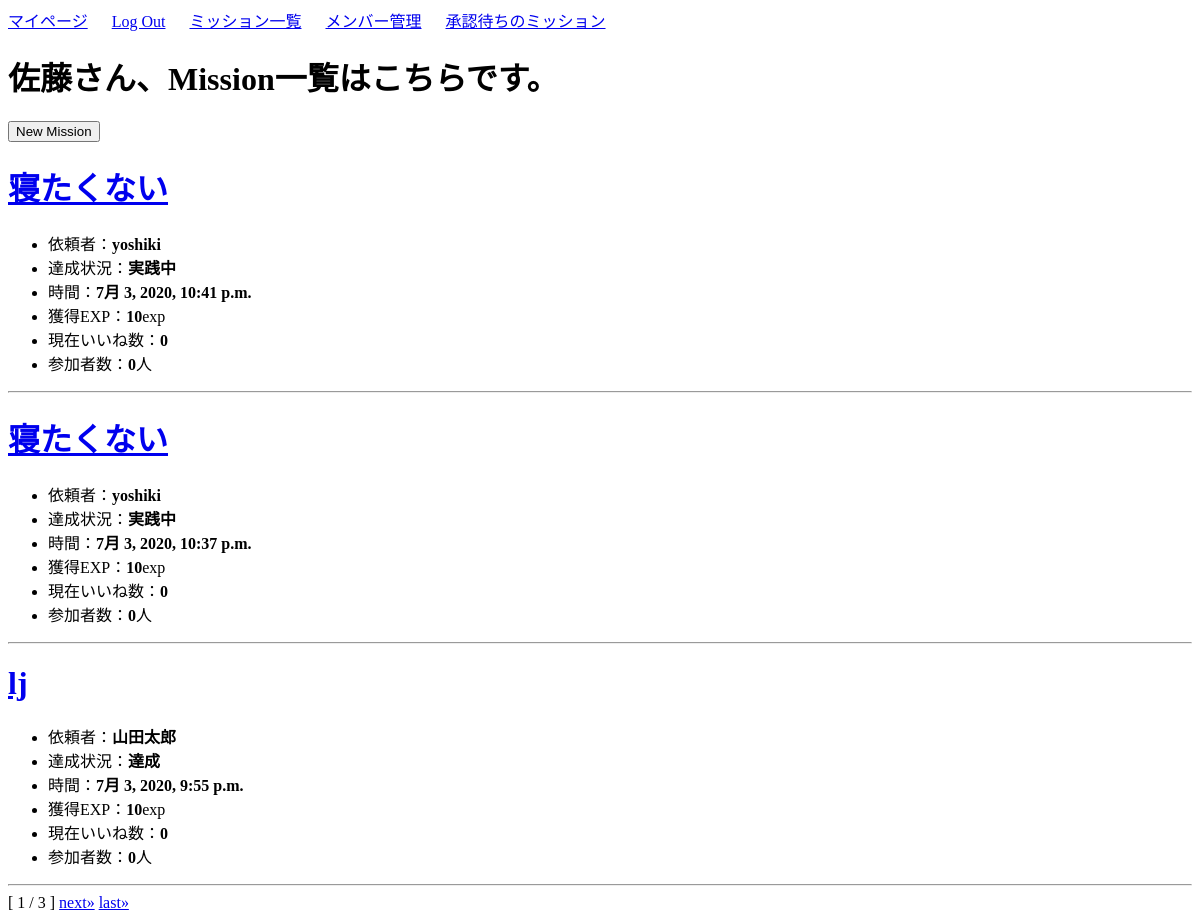
The app's page /mission/home/ (signed in), older data.
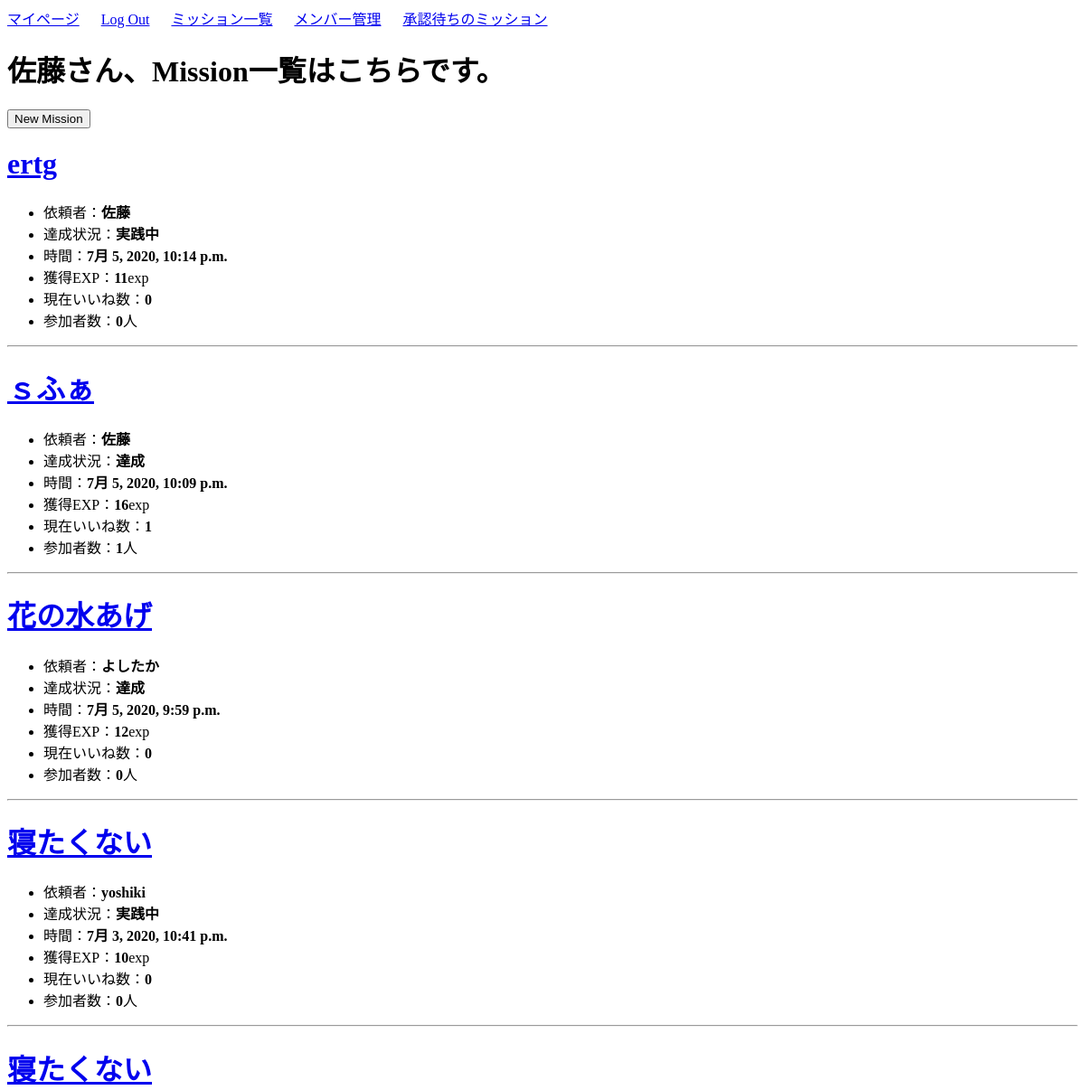
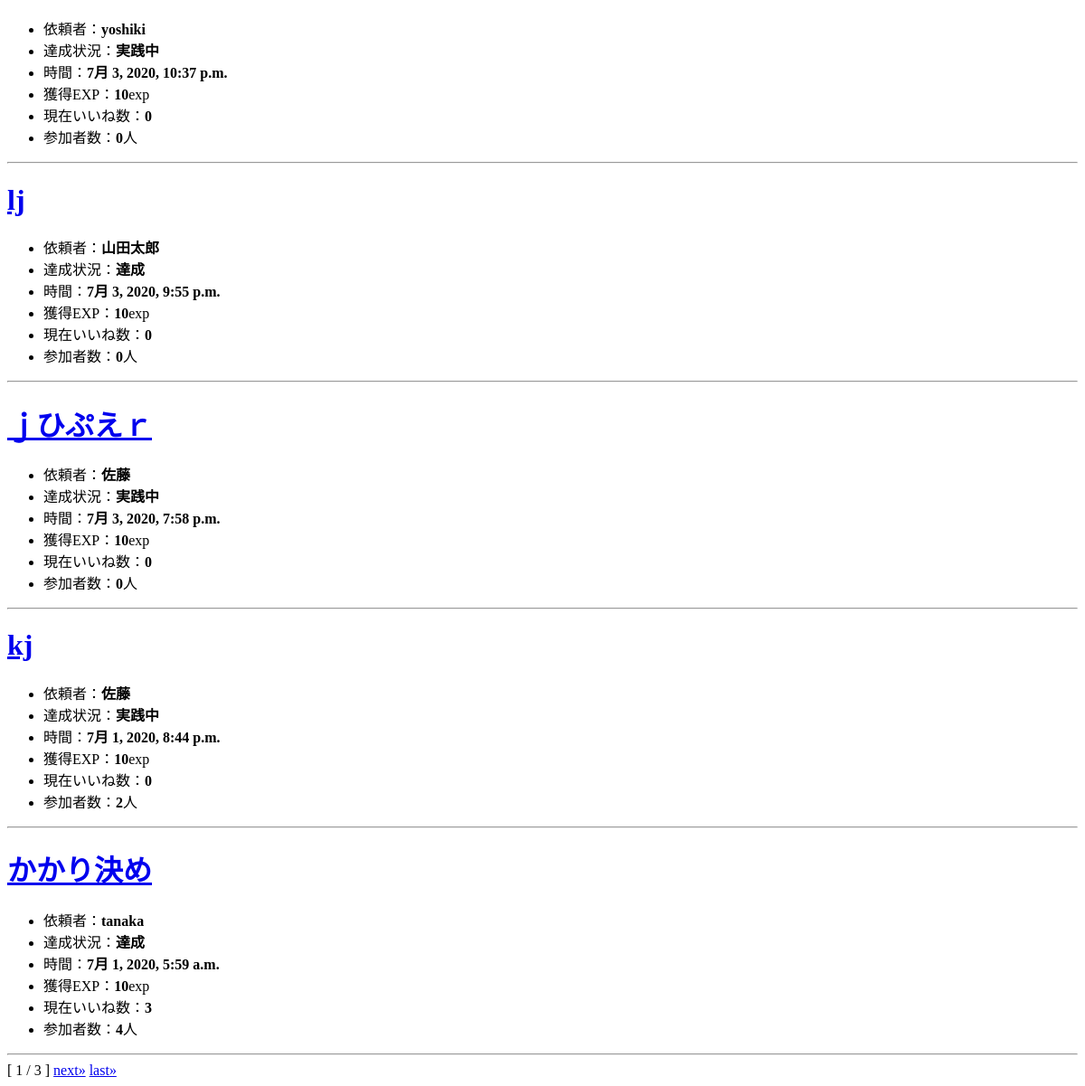
The same page, newer data (2 pictures, top to bottom).
### mission/models.py (models this page shows, shortened)
class Mission(models.Model):
    author = models.ForeignKey(User, on_delete=models.CASCADE)
    title = models.CharField(max_length=100)
    content = models.TextField()
    date_posted = models.DateTimeField(default=timezone.now)
    mission_flg = models.IntegerField(choices=EXAMPLE_FLG, default=0)    # 達成状況(0:実践中 / 1:達成)
    cost_exp = models.IntegerField(default=3)                            # 作成時に消費されるポイント(使えていない)
    success_exp = models.IntegerField(default=10)                        # クリア報酬ポイント
    good_count = models.IntegerField(default=0)                          # いいね数
    participants = models.IntegerField(default=0)                        # 参加者数
    participants_list_text = models.CharField(max_length=200, default='')# 参加者リスト(文字列で保存)
    participants_list = models.ManyToManyField(Profile)                  # 参加者リスト(他対他)
    approval = models.IntegerField(choices=EXAMPLE_APPROVAL, default=0)  # 承認状況

### mission/views.py (the view)
# urls.py: path('mission/home/',views.MissionListView.as_view(),name='mission-home'),
class MissionListView(ListView):
    model = Mission
    template_name = 'mission/home.html'
    context_object_name = 'missions'
    paginate_by = 9
    ordering = ['-date_posted']
    def get_context_data(self, **kwargs):
        context = super(MissionListView, self).get_context_data(**kwargs)
        profile = Profile.objects.get(user=self.request.user)
        context["profile"] = profile
        return context

### mission/templates/mission/home.html (shortened to what this page needs)
{% extends 'mission/base.html' %}
{% block body %}
{% if user.is_authenticated %}
<h1>{{ user.username }}さん、Mission一覧はこちらです。</h1>
{% endif %}
<div>
    <form action="{% url 'mission-create' %}">
        <button type="submit">New Mission</button>
    </form>
    {% for mission in missions %}
    {% if mission.get_approval_display == '承認済み' %}
    <h1><a href="{% url 'mission-detail' mission.id %}">{{ mission.title }}</a></h1>
    <ul>
        <li>依頼者：<b>{{ mission.author }}</b></li>
        <li>達成状況：<b>{{ mission.get_mission_flg_display }}</b></li>
        <li>時間：<b>{{ mission.date_posted }}</b></li>
        <li>獲得EXP：<b>{{ mission.success_exp }}</b>exp</li>
        <li>現在いいね数：<b>{{ mission.good_count }}</b></li>
        <li>参加者数：<b>{{ mission.participants }}</b>人</li>
    </ul>
    <hr>
    {% endif %}
    {% endfor %}
        <span>[ {{ page_obj.number }} / {{ page_obj.paginator.num_pages }} ]</span>
    {% if page_obj.has_next %}
        <a href="?page={{ page_obj.next_page_number}}">next&raquo;</a>
        <a href="?page={{ page_obj.paginator.num_pages }}">last&raquo;</a>
    {% endif %}
</div>
{% endblock body %}

Row changes from the older to the newer data that the page shows:
added Mission: title "ertg", author "佐藤", mission_flg "実践中", date_posted "7月 5, 2020, 10:14 p.m.", success_exp "11", good_count "0", participants "0"
now on this page (row edited): Mission: title "ｓふぁ", author "佐藤", mission_flg "達成", date_posted "7月 5, 2020, 10:09 p.m.", success_exp "16", good_count "1", participants "1"
now on this page (row edited): Mission: title "花の水あげ", author "よしたか", mission_flg "達成", date_posted "7月 5, 2020, 9:59 p.m.", success_exp "12", good_count "0", participants "0"
now on this page (row edited): Mission: title "ｊひぷえｒ", author "佐藤", mission_flg "実践中", date_posted "7月 3, 2020, 7:58 p.m.", success_exp "10", good_count "0", participants "0"
now on this page (row edited): Mission: title "kj", author "佐藤", mission_flg "実践中", date_posted "7月 1, 2020, 8:44 p.m.", success_exp "10", good_count "0", participants "2"
now on this page (row edited): Mission: title "かかり決め", author "tanaka", mission_flg "達成", date_posted "7月 1, 2020, 5:59 a.m.", success_exp "10", good_count "3", participants "4"
